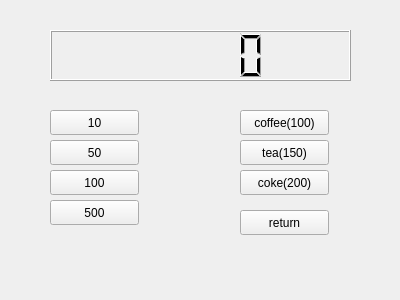
<?xml version="1.0" encoding="UTF-8"?>
<ui version="4.0">
 <class>Widget</class>
 <widget class="QWidget" name="Widget">
  <property name="geometry">
   <rect>
    <x>0</x>
    <y>0</y>
    <width>400</width>
    <height>300</height>
   </rect>
  </property>
  <property name="windowTitle">
   <string>Widget</string>
  </property>
  <widget class="QLCDNumber" name="lcdNumber">
   <property name="geometry">
    <rect>
     <x>50</x>
     <y>30</y>
     <width>301</width>
     <height>51</height>
    </rect>
   </property>
  </widget>
  <widget class="QPushButton" name="pb10">
   <property name="geometry">
    <rect>
     <x>50</x>
     <y>110</y>
     <width>89</width>
     <height>25</height>
    </rect>
   </property>
   <property name="text">
    <string>10</string>
   </property>
  </widget>
  <widget class="QPushButton" name="pb50">
   <property name="geometry">
    <rect>
     <x>50</x>
     <y>140</y>
     <width>89</width>
     <height>25</height>
    </rect>
   </property>
   <property name="text">
    <string>50</string>
   </property>
  </widget>
  <widget class="QPushButton" name="pb100">
   <property name="geometry">
    <rect>
     <x>50</x>
     <y>170</y>
     <width>89</width>
     <height>25</height>
    </rect>
   </property>
   <property name="text">
    <string>100</string>
   </property>
  </widget>
  <widget class="QPushButton" name="pb500">
   <property name="geometry">
    <rect>
     <x>50</x>
     <y>200</y>
     <width>89</width>
     <height>25</height>
    </rect>
   </property>
   <property name="text">
    <string>500</string>
   </property>
  </widget>
  <widget class="QPushButton" name="pbcoffee">
   <property name="geometry">
    <rect>
     <x>240</x>
     <y>110</y>
     <width>89</width>
     <height>25</height>
    </rect>
   </property>
   <property name="text">
    <string>coffee(100)</string>
   </property>
  </widget>
  <widget class="QPushButton" name="pbtea">
   <property name="geometry">
    <rect>
     <x>240</x>
     <y>140</y>
     <width>89</width>
     <height>25</height>
    </rect>
   </property>
   <property name="text">
    <string>tea(150)</string>
   </property>
  </widget>
  <widget class="QPushButton" name="pbcoke">
   <property name="geometry">
    <rect>
     <x>240</x>
     <y>170</y>
     <width>89</width>
     <height>25</height>
    </rect>
   </property>
   <property name="text">
    <string>coke(200)</string>
   </property>
  </widget>
  <widget class="QPushButton" name="pbreturn">
   <property name="geometry">
    <rect>
     <x>240</x>
     <y>210</y>
     <width>89</width>
     <height>25</height>
    </rect>
   </property>
   <property name="text">
    <string>return</string>
   </property>
  </widget>
 </widget>
 <layoutdefault spacing="6" margin="11"/>
 <resources/>
 <connections/>
</ui>
